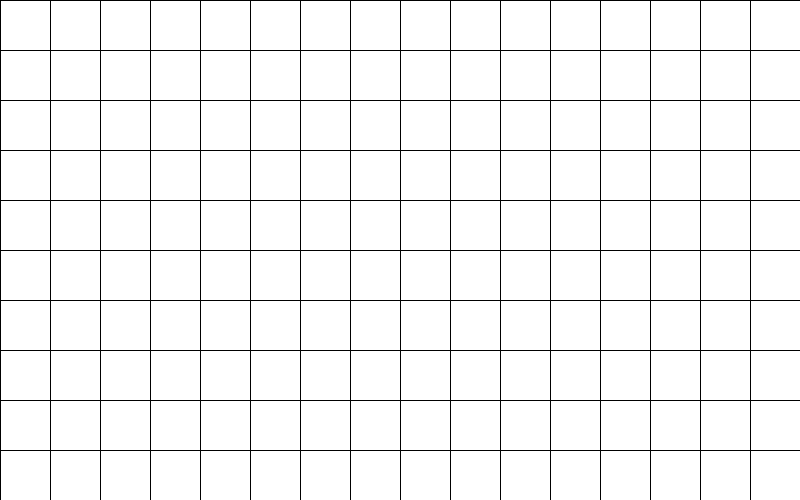
Frame 1 (no input)
Frame 60 (the mouse pressed at the canvas centre just before this capture): identical to frame 1, image omitted
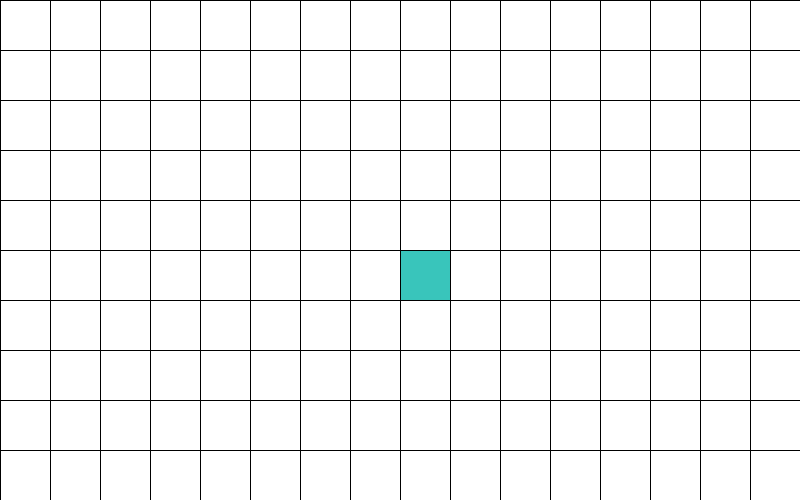
Frame 120 (the mouse held since frame 60 and released just before this capture)

The Processing sketch that drew these frames (run headless with seeded random() and noise(); from frame 60 on, the mouse is pressed at the canvas centre):

// Processing sketch: week06_1
// ── week06_1.pde
// week06-1 好玩的程式設計
// File-Preference 設大字型
// 修改自 week05-2 好玩的程式設計 兩層for(迴圈) 配合 if...else if...else
void setup(){
  size(800, 500); // 視窗大小 800 x 500
}
int[][] a = new int[10][16]; // Java 的陣列寫法, 跟 C / C++ 不同
void mousePressed(){
  int i = mouseY/50, j = mouseX/50;
  a[i][j] = 1;
}
void draw(){
  for(int i = 0; i < 10; i++){ // 上週是 for y 現在改成 for i 左手i
   for(int j = 0; j < 16; j++){ // 上週是 for x 現在改成 for j 右手j
    if(a[i][j] == 1) fill(#39C5BB); // 若陣列有值, 設藍綠色
    else fill(255); //沒有值, 設白色
    rect(j*50, i*50, 50, 50); // 畫四邊形
   }
  }
  /* 很多行的註解 用斜線星
  for (int y = 0; y < 500; y += 50){ // 外面 for 迴圈 y 座標
    for (int x = 0; x < 500; x += 50){ // 裡面 for 迴圈 x 座標
      if(x < mouseX &&  mouseY < x + 50) fill(#39C5BB);
      else if(y < mouseX &&  mouseY < y + 50) fill(#39C5BB);
      else fill(255); // 自行填充顏色
      rect(x, y, 50, 50);
    }
  } 收尾的地方, 是星斜線 */
}
